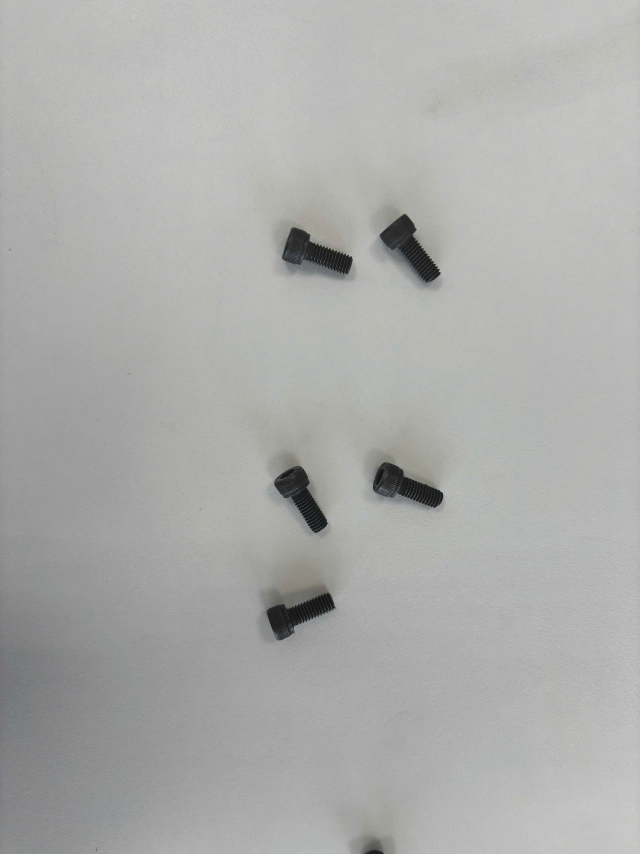
#> input picture src/data/sample/mutil/5.jpg, 1920 x 2560 px, found by its file name (shown at 1/3 size)
$ python test_cut_picture_OBB.py
#> lines starting #> are read from the running program, lines starting #| are printed output that depends on the picture
#> in test_oriented_box, img is the input picture: shape (2560, 1920, 3); mean B, G, R 171.4, 172.9, 172.4
import cv2
import numpy as np

def extract_oriented_object(img, start, end, angle_rad):
    """
    Chuẩn hóa vùng oriented box về phương nằm ngang.
    - start, end: 2 điểm đối diện nhau (đường chéo)
    - angle_rad: góc nghiêng (radian)
    """
#> called with start = (1109.6, 1396.8), end = (1367.7, 1535.3), angle_rad = 0.371
    # Chuyển góc sang độ
    angle_deg = np.degrees(angle_rad)

    # Tâm và kích thước box
    cx, cy = (start[0] + end[0]) / 2, (start[1] + end[1]) / 2
    w = abs(end[0] - start[0])
    h = abs(end[1] - start[1])

    # Tạo rotated rect (giống cv2.minAreaRect)
    rect = ((cx, cy), (w, h), angle_deg)

    # Lấy 4 điểm polygon từ rect (theo hướng nghiêng)
    box = cv2.boxPoints(rect).astype(np.float32)

    # --- Tạo ma trận xoay để "dựng thẳng" box ---
    M = cv2.getRotationMatrix2D((cx, cy), angle_deg, 1.0)
    cos = np.abs(M[0, 0])
    sin = np.abs(M[0, 1])

    # Tính kích thước mới sau khi xoay toàn ảnh
    h_img, w_img = img.shape[:2]
#> h_img = 2560; w_img = 1920
    new_w = int(h_img * sin + w_img * cos)
#> new_w = 2717
    new_h = int(h_img * cos + w_img * sin)
#> new_h = 3081

    # Cập nhật offset để không bị crop ngoài
    M[0, 2] += (new_w / 2) - cx
    M[1, 2] += (new_h / 2) - cy

    # Xoay toàn ảnh để đối tượng về thẳng
    rotated = cv2.warpAffine(img, M, (new_w, new_h), flags=cv2.INTER_LINEAR, borderValue=(255, 255, 255))
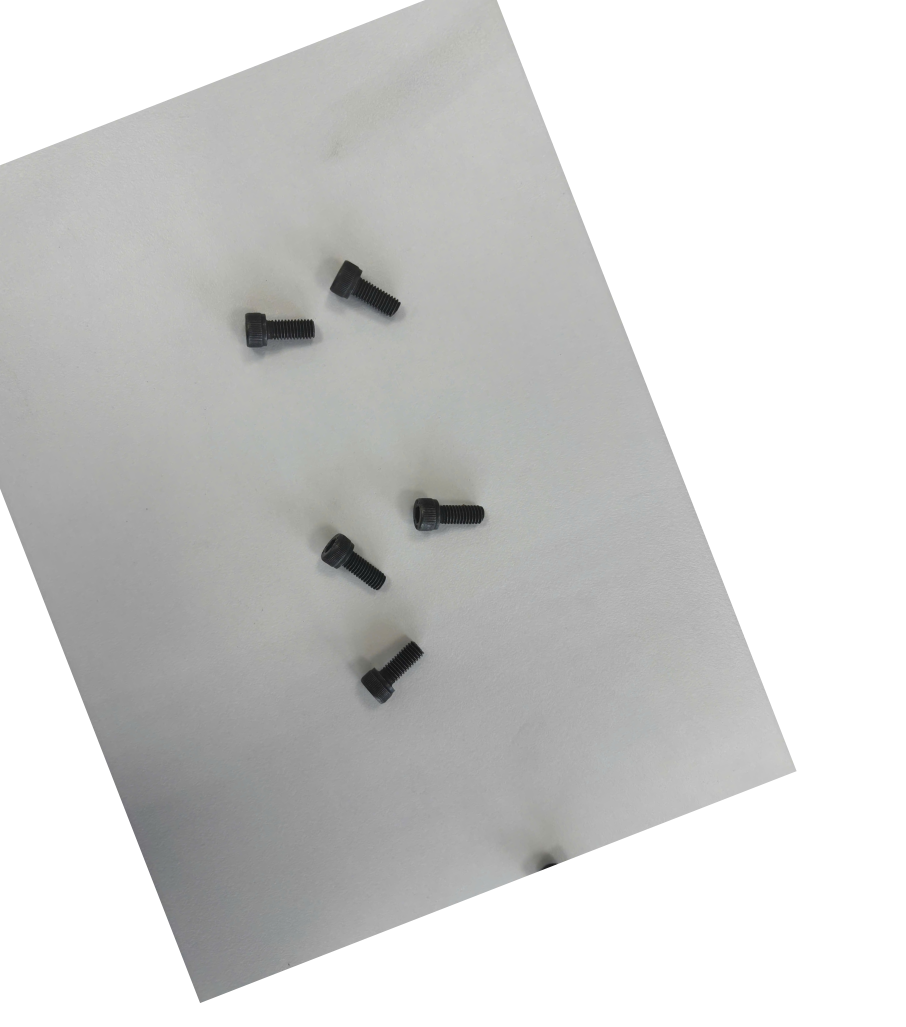
#> rotated: shape (3081, 2717, 3) (shown at 1/3 size); mean B, G, R 207.4, 208.2, 208

    # Chuyển box điểm sang không gian mới (sau khi xoay)
    ones = np.ones((4, 1), dtype=np.float32)
    box_h = np.hstack([box, ones])
    box_rotated = (M @ box_h.T).T

    # Crop vùng bounding box mới
    x_min, y_min = box_rotated[:, 0].min(), box_rotated[:, 1].min()
    x_max, y_max = box_rotated[:, 0].max(), box_rotated[:, 1].max()

    cropped = rotated[int(y_min):int(y_max), int(x_min):int(x_max)]
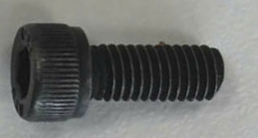
#> cropped: shape (138, 258, 3); mean B, G, R 108.3, 110.8, 109.2
    return cropped, rotated, box_rotated.astype(np.int32)

def test_oriented_box(data_list):
    for item in data_list:
        link = item["link"]
        shape_type, start, end, angle = item["data"]

        img = cv2.imread(link)
        if img is None:
            print(f"❌ Không đọc được ảnh: {link}")
            continue

        cropped, rotated, box_rotated = extract_oriented_object(img, start, end, angle)
#> box_rotated = [[1229, 1609], [1229, 1471], [1487, 1471], [1487, 1609]]

        # Vẽ vùng oriented box sau xoay
        vis = rotated.copy()
        cv2.polylines(vis, [box_rotated], isClosed=True, color=(0, 255, 0), thickness=2)
        vis= cv2.resize(vis, (0,0), fx= 0.5, fy=0.5)
#> vis: shape (1540, 1358, 3)
        cv2.imshow("Rotated Scene", vis)
        cv2.imshow("Aligned Crop", cropped)
        cv2.waitKey(0)
        cv2.destroyAllWindows()

# --- Test ---
data_list = [
    {
        'mode': 0,
        'link': 'D:/Desktop_with_Data_Pronics/Computer_Vision_Tool/src/data/sample/mutil/5.jpg',
        'data': (
            'oriented_box',
            (1109.6116688897837, 1396.8098268567962),
            (1367.7384198744082, 1535.2759316957988),
            0.37082144990784993  # radian
        )
    }
]

test_oriented_box(data_list)

$ run again, with src/data/sample/mutil/1.jpg copied over src/data/sample/mutil/5.jpg
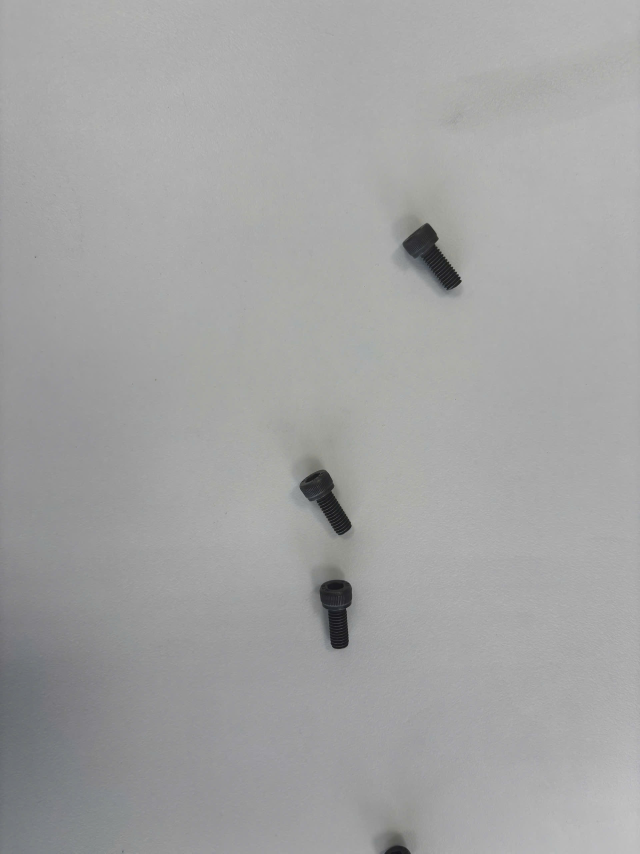
#> input picture src/data/sample/mutil/1.jpg, 1920 x 2560 px, found by its file name (shown at 1/3 size)
#> in test_oriented_box, img is the input picture: shape (2560, 1920, 3); mean B, G, R 162.8, 162.9, 162.7
#> in extract_oriented_object, `rotated = cv2.warpAffine(img, M, (new_w, new_h), flags=cv2.INTER_LINEA..`:
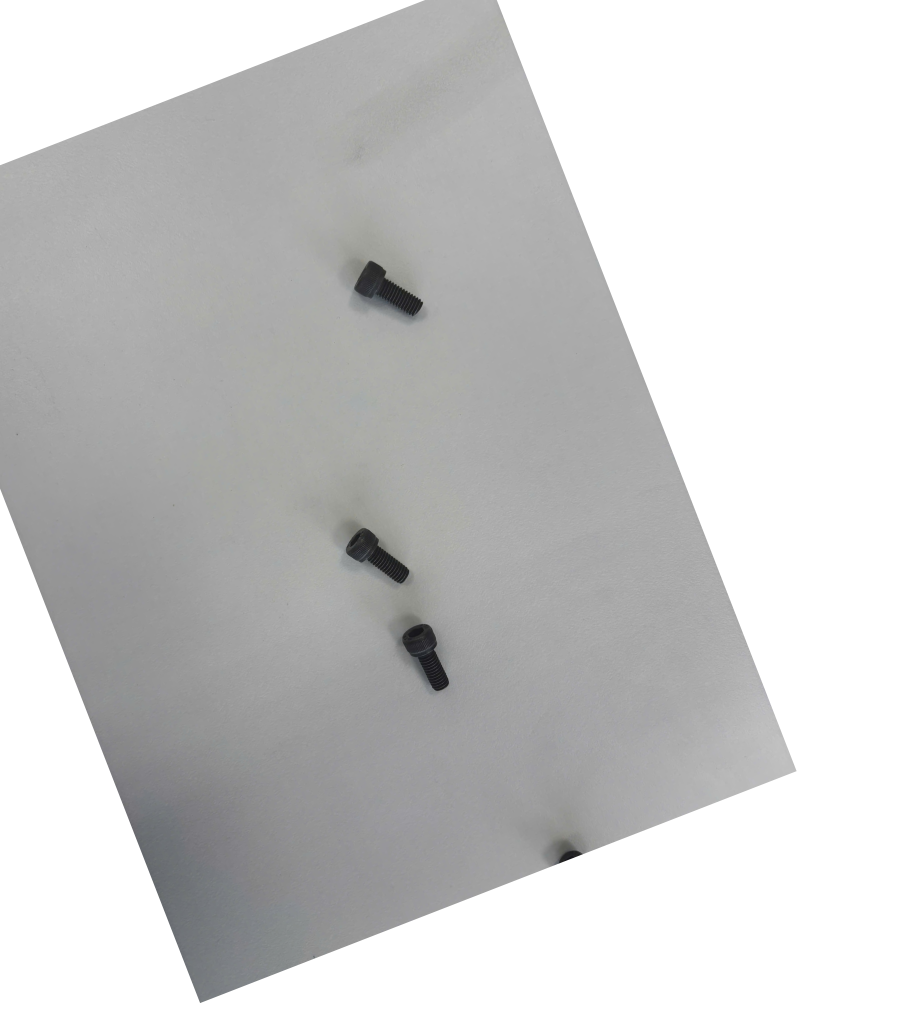
#> rotated: shape (3081, 2717, 3) (shown at 1/3 size); mean B, G, R 202.6, 202.7, 202.5
#> in extract_oriented_object, `cropped = rotated[int(y_min):int(y_max), int(x_min):int(x_max)]`:
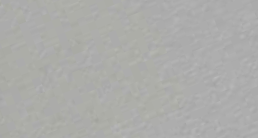
#> cropped: shape (138, 258, 3); mean B, G, R 170.1, 172.5, 172.1
#> box_rotated = [[1229, 1609], [1229, 1471], [1487, 1471], [1487, 1609]]

$ run again, with src/data/sample/mutil/2.jpg copied over src/data/sample/mutil/5.jpg
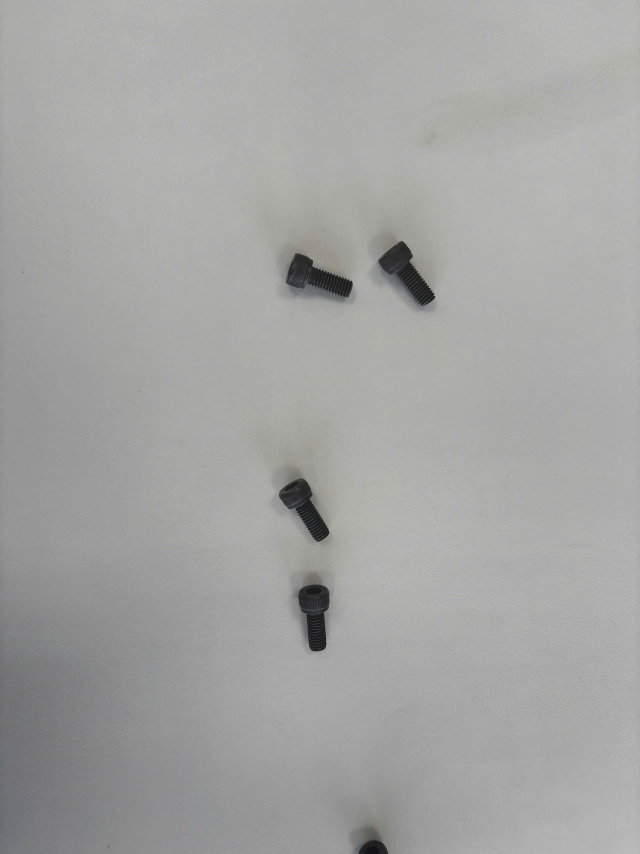
#> input picture src/data/sample/mutil/2.jpg, 1920 x 2560 px, found by its file name (shown at 1/3 size)
#> in test_oriented_box, img is the input picture: shape (2560, 1920, 3); mean B, G, R 163.1, 164.5, 164.3
#> in extract_oriented_object, `rotated = cv2.warpAffine(img, M, (new_w, new_h), flags=cv2.INTER_LINEA..`:
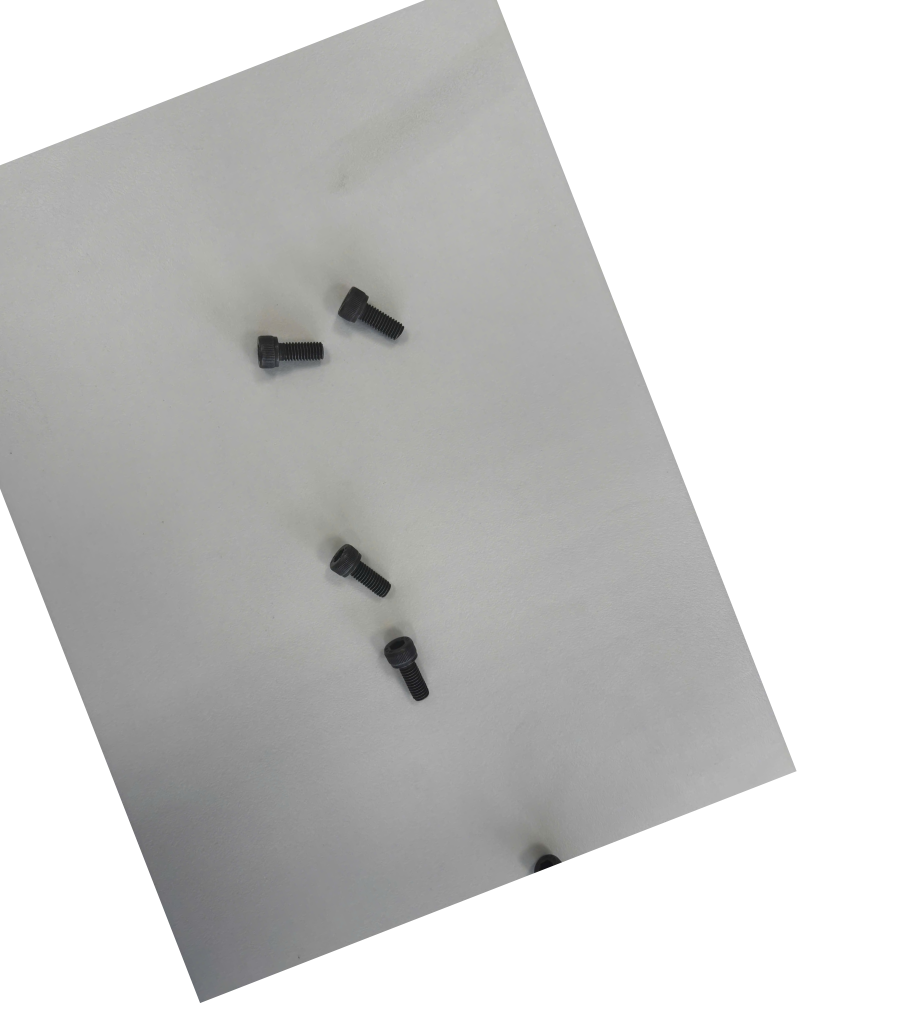
#> rotated: shape (3081, 2717, 3) (shown at 1/3 size); mean B, G, R 202.7, 203.6, 203.4
#> in extract_oriented_object, `cropped = rotated[int(y_min):int(y_max), int(x_min):int(x_max)]`:
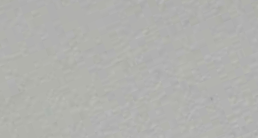
#> cropped: shape (138, 258, 3); mean B, G, R 174.2, 177.5, 177
#> box_rotated = [[1229, 1609], [1229, 1471], [1487, 1471], [1487, 1609]]
